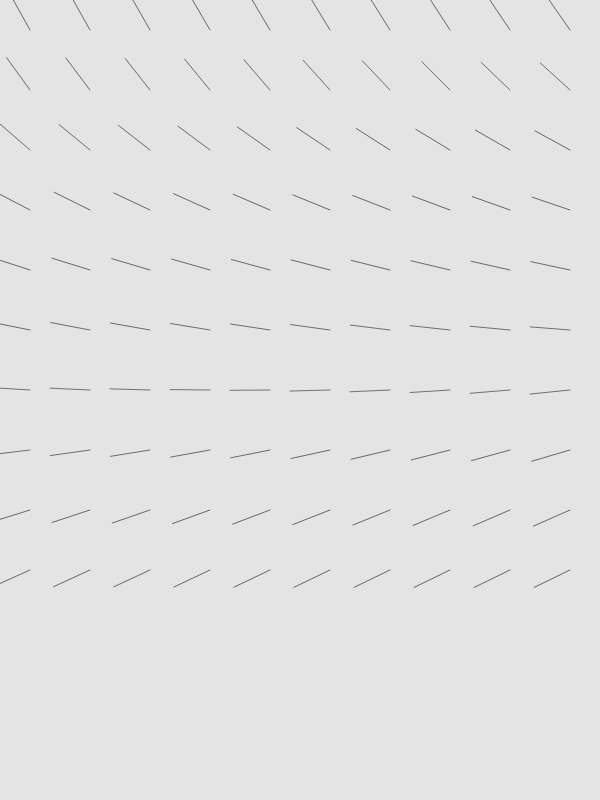
Frame 1 (no input)
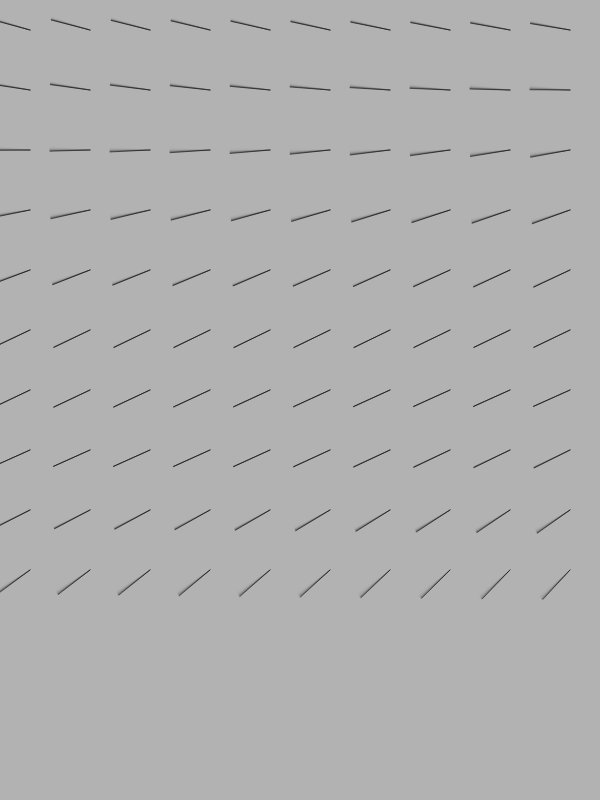
Frame 60 (no input)
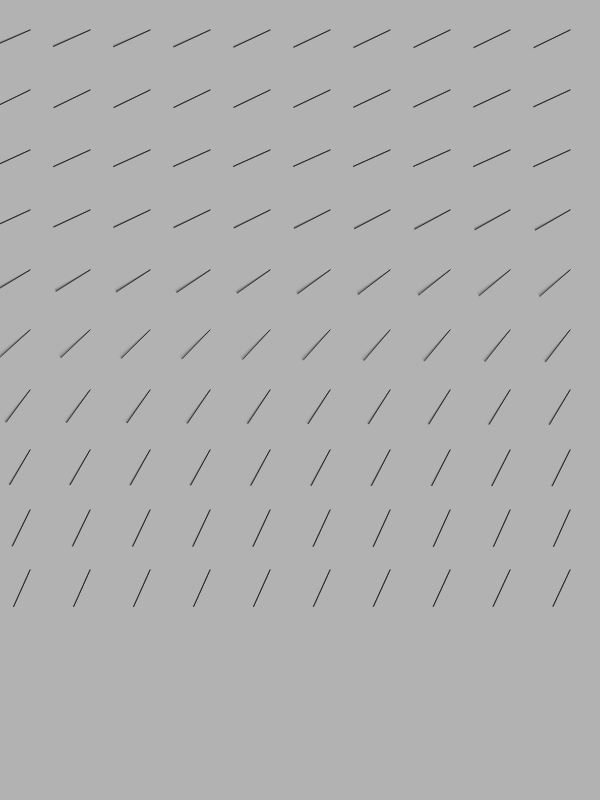
Frame 120 (the mouse pressed at the canvas centre since frame 60)

The p5.js sketch that drew these frames (run headless with seeded random() and noise() and a simulated clock; from frame 60 on, the mouse is pressed at the canvas centre):

// p5.js sketch
// ── sketch.js
let nOffset = 0.0;
let noiseStep = 0.003;
let density = 10;


function setup() {
  createCanvas(600, 800);
  angleMode(DEGREES)
  strokeWeight(0.5)
}

function draw() {
  background(180, 90);
  nOffset += noiseStep;
  let tmpOff = nOffset
  let step = width / density;
  push()
  translate(-step / 2, -step / 2)
  for (let y = 0; y < density; y++) {
    translate(0, step)
    push()
    for (let x = 0; x < density; x++) {
      translate(step, 0);
      push()
      tmpOff += 0.004;
      let dir = noise(tmpOff) * 360;
      rotate(dir);
      line(0, 0, 40, 0)
      pop()
    }
    pop()
  }
  pop()

  // line(0, 0, 20, 0);
}
